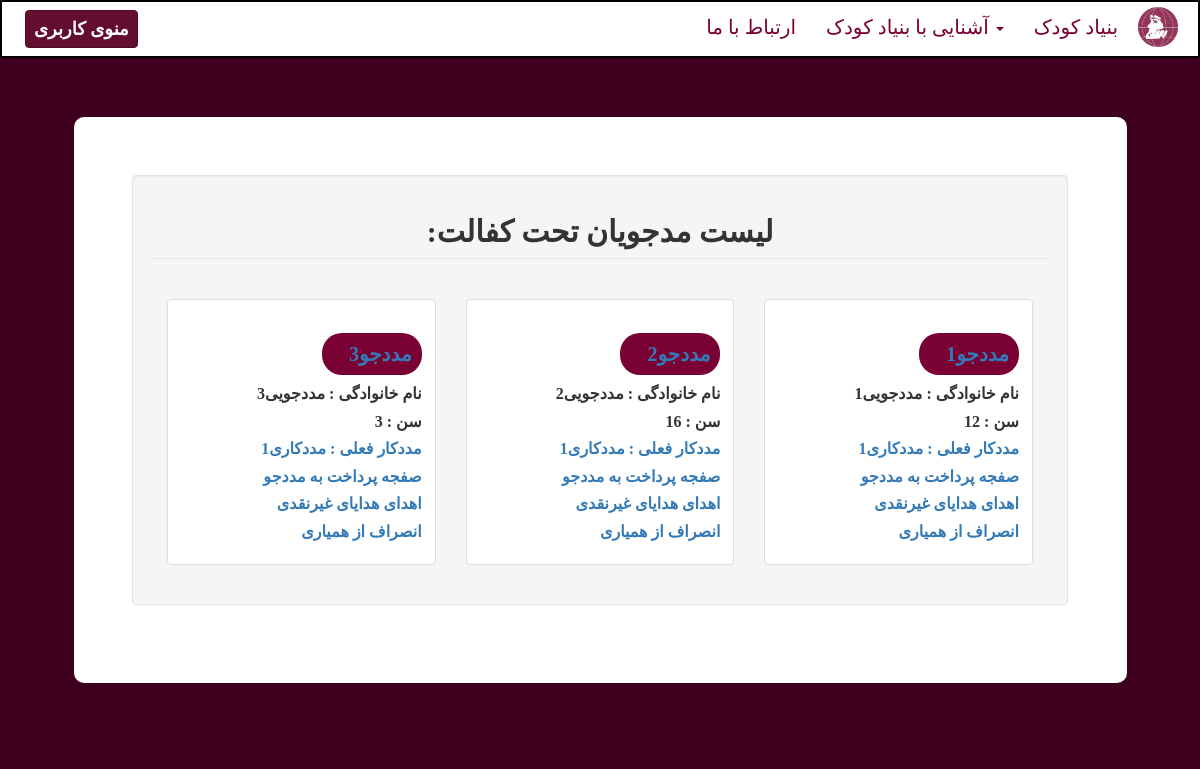
Page /hamyar/madadjoo-list/ (signed in) on the committed database.
### madadju/models.py (models this page shows)
class Madadju(models.Model):
    user = models.OneToOneField(MyUser, on_delete=models.CASCADE)
    physical_state = models.CharField(max_length=100)
    age = models.IntegerField()
    grade = models.CharField(max_length=20)
    account = models.IntegerField()
    saving = models.IntegerField()
    GENDER_CHOICES = (
        ('مرد', 'Male'),
        ('زن', 'Female'),
    )
    gender = models.CharField(max_length=10, choices=GENDER_CHOICES,default='مرد')
    current_madadkar = models.ForeignKey(Madadkar, default=None, blank=True,
                                         null=True, on_delete=models.SET_NULL)
    percent = models.IntegerField(default= 100)
    using = models.IntegerField(default=0)
    ban=models.BooleanField(default=False)

### karbar/models.py (models this page shows, shortened)
class MyUser(models.Model):
    user = models.OneToOneField(User, on_delete=models.CASCADE)
    national_id = models.IntegerField(unique=True, blank=True)
    country = models.CharField(max_length=20)
    city = models.CharField(max_length=20)
    address = models.CharField(max_length=200)
    postal_code = models.IntegerField()
    phone_number = models.CharField(max_length=10)

### madadkar/models.py (models this page shows)
class Madadkar(models.Model):
    user = models.OneToOneField(MyUser, on_delete=models.CASCADE)
    employment_date = models.DateField(null=True, blank=True)

### hamyar/views.py (the view)
# urls.py: path('madadjoo-list/', MadadjooListView, name='madadjoo-list'),
@login_required()
def MadadjooListView(request):
    user = request.user
    myUser = MyUser.objects.get(user=request.user)
    myHamyar = Hamyar.objects.get(user=myUser)
    adaptList = Adapt.objects.filter(hamyar=myHamyar)
    madadjuList = []
    for adapt in adaptList:
        madadjuList.append(adapt.madadju)
    return render(request, 'hamyar/Madadjoo_List.html', {'list': madadjuList})

### hamyar/templates/hamyar/Madadjoo_List.html (shortened to what this page needs)
{% extends 'hamyar/Base.html' %}
{% block content %}
    <div id="page-content-wrapper" class="offset8">
        <div class="container-fluid">
            <div class="row">
                <div class="col-lg-12">
                    <div style="background-color: white; margin: 5%; padding: 5%; border-radius: 10px;">
                        <section id="report">
                            <form class="well form-horizontal" style="direction: rtl">
                                <fieldset>
                                    <legend>
                                        <center><h2 style="font-family: 'B Nazanin'; font-size: 30px; font-weight: bold;"><b>لیست مدجویان تحت کفالت:</b></h2></center>
                                    </legend>
                                    <br>
                                    <div style="direction: rtl">
                                        {% if list %}
                                            {% for madadju in list %}
                                                <div class="col-sm-3 col-lg-4" style="float: right !important;">
                                                    <div class="thumbnail">
                                                        <div class="caption">
                                                            <h2  style="background: #7a0134; font-family: 'B Nazanin'; font-size: 20px; font-weight: bold; color: white; padding: 10px; width: 100px; margin-left: 30px; border-radius: 20px">
                                                                <a href="/madadju-profile/{{ madadju.user.user.username }}">
                                                                  {{ madadju.user.user.first_name }}
                                                                </a></h2>
                                                            <h4 style="font-family: 'B Nazanin'; font-size: 16px; font-weight: bold;">نام خانوادگی :
                                                                {{ madadju.user.user.last_name }}
                                                            </h4>
                                                            <h4 style="font-family: 'B Nazanin'; font-size: 16px; font-weight: bold;">سن :
                                                                {{ madadju.age }}
                                                            </h4>
                                                            <h4 style="font-family: 'B Nazanin'; font-size: 16px; font-weight: bold;"><a href="/madadkar-profile/{{ madadju.current_madadkar.user.user.username }}">مددکار فعلی :
                                                                {{ madadju.current_madadkar.user.user.last_name }}
                                                            </a></h4>
                                                            <h4 style="font-family: 'B Nazanin'; font-size: 16px; font-weight: bold;"><a href="/madadju-pay/{{ madadju.user.user.username }}">صفجه پرداخت به مددجو
                                                            </a></h4>
                                                            <h4 style="font-family: 'B Nazanin'; font-size: 16px; font-weight: bold;"><a href="/madadju-ehda/{{ madadju.user.user.username }}">اهدای هدایای غیرنقدی
                                                            </a></h4>
                                                            <h4 style="font-family: 'B Nazanin'; font-size: 16px; font-weight: bold;"><a href="/madadju-enseraf/{{ madadju.user.user.username }}">انصراف از همیاری
                                                            </a></h4>
                                                        </div>
                                                    </div>
                                                </div>
                                            {% endfor %}
                                        {% endif %}
                                    </div>
                                </fieldset>
                            </form>
                        </section>
                    </div>
                </div>
            </div>
        </div>
    </div>
{% endblock %}

### hamyar/static/hamyar/css/home.css (style rules this page uses)
body { font-family: 'B Nazanin'; }

### hamyar/static/hamyar/css/sidebar/sidebar.css (style rules this page uses)
* { alignment: right; }
#page-content-wrapper { width: 100%; position: absolute; padding: 0px; }

### rows in the picture
Madadju: user.user.first_name "مددجو1", user.user.last_name "مددجویی1", age "12", current_madadkar.user.user.last_name "مددکاری1"
Madadju: user.user.first_name "مددجو2", user.user.last_name "مددجویی2", age "16", current_madadkar.user.user.last_name "مددکاری1"
Madadju: user.user.first_name "مددجو3", user.user.last_name "مددجویی3", age "3", current_madadkar.user.user.last_name "مددکاری1"
